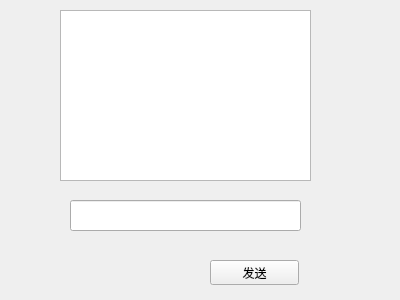
<?xml version="1.0" encoding="UTF-8"?>
<ui version="4.0">
 <class>server</class>
 <widget class="QWidget" name="server">
  <property name="geometry">
   <rect>
    <x>0</x>
    <y>0</y>
    <width>400</width>
    <height>300</height>
   </rect>
  </property>
  <property name="windowTitle">
   <string>server</string>
  </property>
  <widget class="QLineEdit" name="lineEdit">
   <property name="geometry">
    <rect>
     <x>70</x>
     <y>200</y>
     <width>231</width>
     <height>31</height>
    </rect>
   </property>
  </widget>
  <widget class="QPushButton" name="pushButton">
   <property name="geometry">
    <rect>
     <x>210</x>
     <y>260</y>
     <width>89</width>
     <height>25</height>
    </rect>
   </property>
   <property name="text">
    <string>发送</string>
   </property>
  </widget>
  <widget class="QListWidget" name="listWidget">
   <property name="geometry">
    <rect>
     <x>60</x>
     <y>10</y>
     <width>251</width>
     <height>171</height>
    </rect>
   </property>
  </widget>
 </widget>
 <layoutdefault spacing="6" margin="11"/>
 <resources/>
 <connections/>
</ui>
